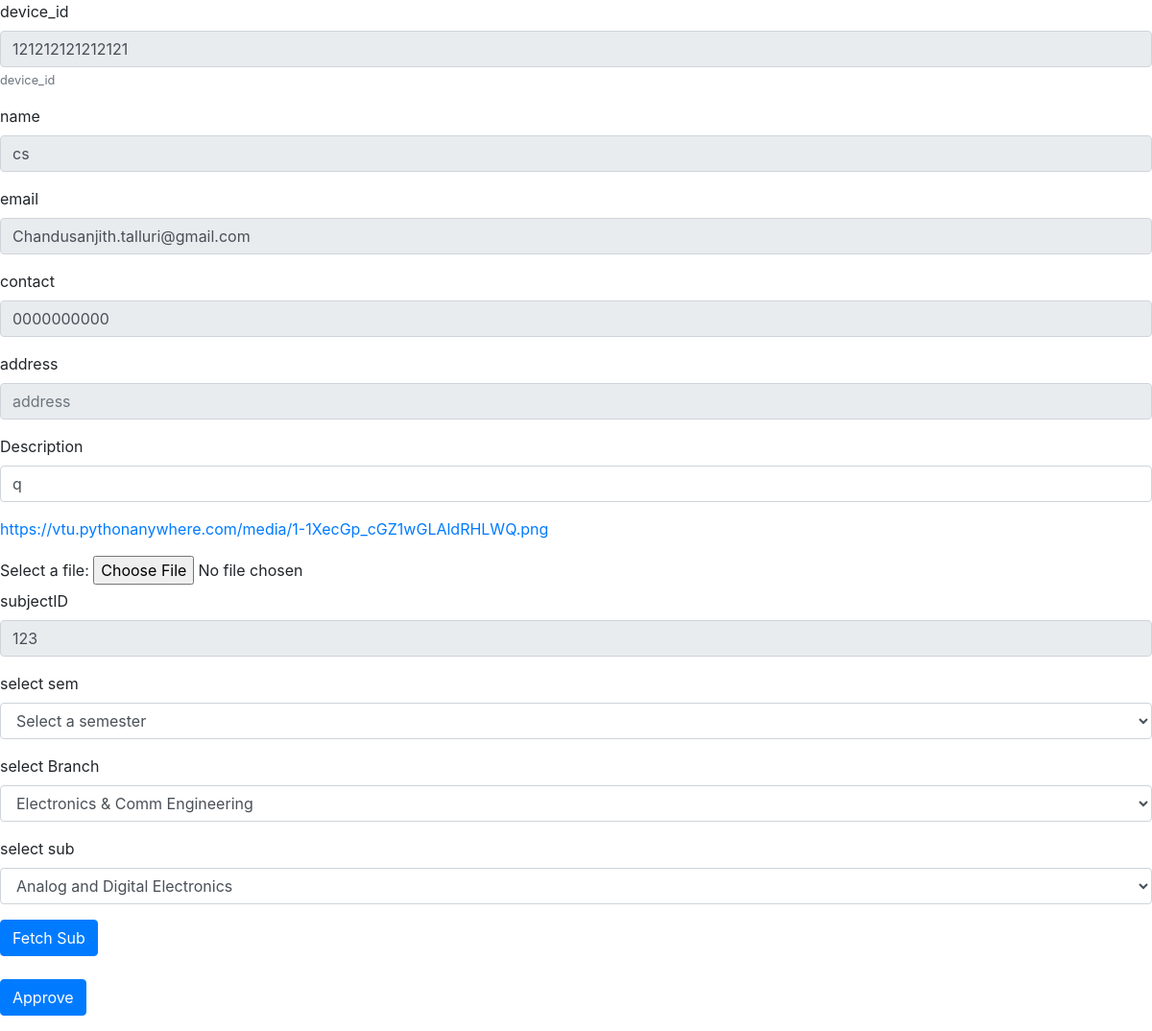
The app's page /NoteApprove/1/ with its own data.
### vtu/models.py (models this page shows, shortened)
class NewNotes(models.Model):
  device_id = models.CharField(max_length=16, default=" ")
  notes =  models.FileField(blank=True, null=True)
  name = models.CharField(max_length=40, default=" ")
  email = models.CharField(max_length=40, default=" ")
  contact = models.CharField(max_length=15, default=" ")
  address = models.CharField(max_length=240, default=" ")
  Description = models.CharField(max_length=240, default=" ")
  subjectID = models.CharField(max_length=240, default=" ")
  approved = models.BooleanField(default=False)

### vtu/template_views.py (the view)
# urls.py: path('NoteApprove/<id>/', template_views.NotesApprove),
def NotesApprove(request, id):
    if request.method == "GET":
        newNotes = NewNotes.objects.filter(id=id).first()
        branches = MasterBranches.objects.all()
        semester = MasterSemesters.objects.all()
        subjects = MasterSubjects.objects.all()
        context = {
            'newNotes': newNotes,
            'branches':branches,
            'semester':semester,
            'subjects': subjects,
        }
        return render(request, 'NotesApprove.html', context)

### templates/NotesApprove.html (shortened to what this page needs)
<link rel="stylesheet" href="https://stackpath.bootstrapcdn.com/bootstrap/4.3.1/css/bootstrap.min.css">
<form action = "/ApproveNotes/{{newNotes.id}}" method = "POST" enctype="multipart/form-data"> {% csrf_token %}
  <div class="form-group">
    <label for="exampleInputEmail1">device_id</label>
    <input type="text" name="devicesel" class="form-control" id="exampleInputEmail1" aria-describedby="emailHelp" placeholder="device_id" value="{{newNotes.device_id}}" readonly>
    <small id="emailHelp" class="form-text text-muted">device_id</small>
  </div>
  <div class="form-group">
    <label for="exampleInputname">name</label>
    <input type="text" name="namesel" class="form-control" id="exampleInputname" placeholder="name" value="{{newNotes.name}}" readonly>
  </div>
  <div class="form-group">
    <label for="exampleInputemail">email</label>
    <input type="text" name="emailsel" class="form-control" id="exampleInputemail" placeholder="email" value="{{newNotes.email}}" readonly>
  </div>
  <div class="form-group">
    <label for="exampleInputcontact">contact</label>
    <input type="text" name="contactsel" class="form-control" id="exampleInputcontact" placeholder="contact" value="{{newNotes.contact}}" readonly>
  </div>
  <div class="form-group">
    <label for="exampleInputaddress">address</label>
    <input type="text"  name="addresssel" class="form-control" id="exampleInputaddress" placeholder="address" value="{{newNotes.Inputaddress}}" readonly>
  </div>
  <div class="form-group">
    <label for="exampleInputDescription">Description</label>
    <input type="text"  name="descriptionsel" class="form-control" id="exampleInputDescription" placeholder="Description" value="{{newNotes.Description}}">
  </div>
    <div class="form-group">
    <a href="http://127.0.0.1:8000/media/{{newNotes.notes}}" target="_blank">https://vtu.pythonanywhere.com/media/{{newNotes.notes}}</a>
  </div>
  <label for="myfile">Select a file:</label>
<input type="file" id="myfile" name="myfilesel" value="http://127.0.0.1:8000/media/{{newNotes.notes}}">
  <div class="form-group">
    <label for="exampleInputsubjectID">subjectID</label>
    <input type="text" name="subjectidsel" class="form-control" id="exampleInputsubjectID" placeholder="subjectID" value="{{newNotes.subjectID}}" readonly>
  </div>
    <div class="form-group">
      <label for="Selectsem">select sem</label>
      <select id="Selectsem" class="form-control" name="semestersel">
        <option value="Y">Select a semester</option>
      </select>
    </div>
        <div class="form-group">
      <label for="disabledBranch">select Branch</label>
      <select id="disabledBranch" class="form-control" name="branchsel">
        {% for bra in branches %}
        <option value="{{bra.branch_name}}">{{bra.branch_name}}</option>
        {% endfor %}
      </select>
    </div>
      <div id="subjects">
        {% include 'SubDropDown.html' %}
    </div>
  <br>
  <button type="submit" class="btn btn-primary">Approve</button>
</form>

### records on screen
NewNotes: devicesel "121212121212121", namesel "cs", emailsel "Chandusanjith.talluri@gmail.com", contactsel "0000000000", descriptionsel "q", notes "1-1XecGp_cGZ1wGLAldRHLWQ.png", subjectidsel "123"

### other values on screen
form field branchsel "Electronics & Comm Engineering"
form field subjectsel "Analog and Digital Electronics"
